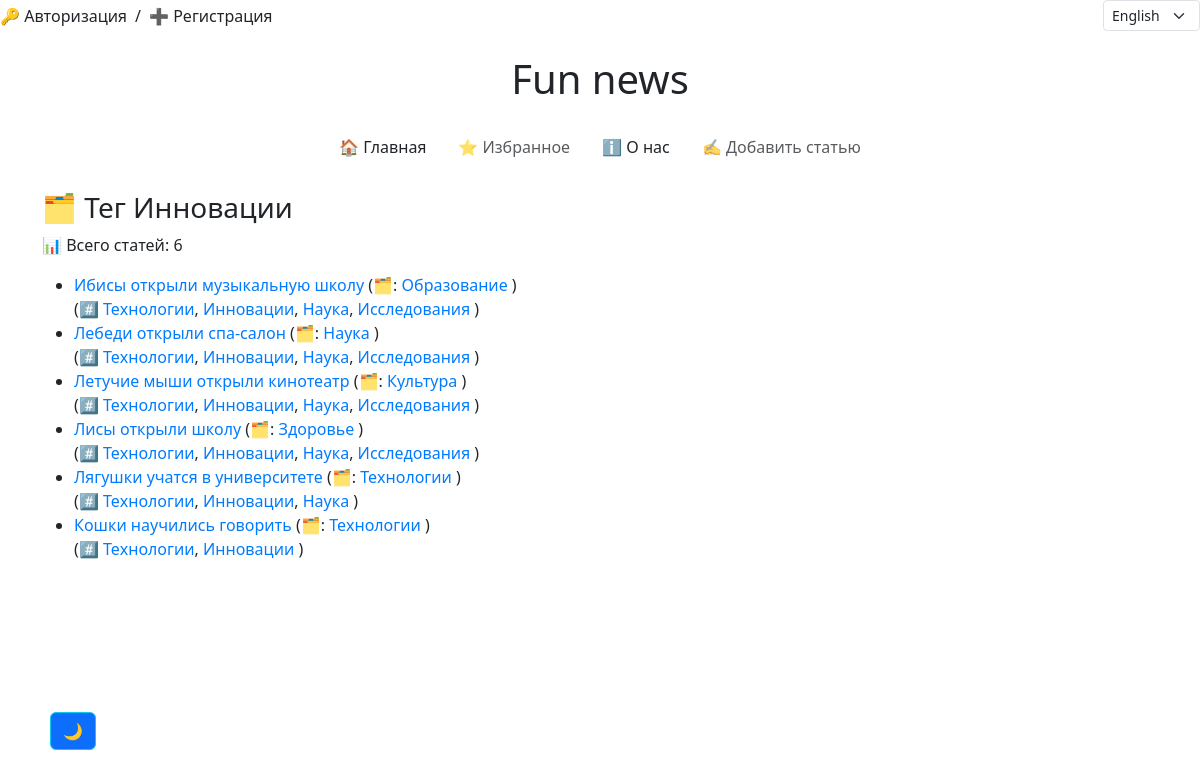
The page /en/news/news/tag/Инновации/ on the database its author committed.
### news/models.py (models this page shows, shortened)
class Article(models.Model):
    title = models.CharField(max_length=255, verbose_name='Заголовок')
    content = models.TextField(verbose_name='Содержание')
    publication_date = models.DateTimeField(default=timezone.now, verbose_name='Дата публикации')
    views = models.IntegerField(default=0, verbose_name='Просмотры')
    category = models.ForeignKey("Category", on_delete=models.CASCADE, verbose_name='Категория', blank=True,
                              null=True)
    tags = models.ManyToManyField("Tag", related_name='articles', verbose_name='Теги', blank=True)
    likes_count = models.IntegerField(default=0)
    favourites_count = models.IntegerField(default=0)
    is_active = models.BooleanField(default=True,  verbose_name='Теги')
    slug = models.SlugField(blank=True, null=True, unique=True)
    image = models.ImageField(upload_to='articles/%Y/%m/%d/',
                              validators=[FileExtensionValidator(['jpg', 'jpeg', 'png', 'jpeg'])],
                              blank=True,
                              null=True)
    author = models.ForeignKey(get_user_model(), on_delete=models.SET_NULL, null=True,
                               default=None, verbose_name='Author')
    class Meta:
        verbose_name = 'Статья'
        verbose_name_plural = 'Статьи'
        ordering = ['-publication_date']
        permissions = [
        ('publish_article', 'Publish Article'),
            ('make_active', 'Make Active'),
        ]

class Category(models.Model):
    name = models.CharField(max_length=255, unique=True)
    class Meta:
        verbose_name = 'Категория'  # единственное число для отображения в админке
        verbose_name_plural = 'Категории'  # мн. число для отображения в админке

class Tag(models.Model):
    name = models.CharField(max_length=255, unique=True)
    class Meta:
        verbose_name = 'Тег'  # единственное число для отображения в админке
        verbose_name_plural = 'Теги'  # мн. число для отображения в админке

### news/views.py (the view)
# urls.py: path('news/tag/<str:tag_name>/', news_by_tag, name='news_by_tag'),                                # Новости по тегу
def news_by_tag(request, tag_name):
    tag = get_object_or_404(Tag, name=tag_name)
    news = Article.objects.filter(tags=tag)
    all_tags = Tag.objects.all()
    articles_count = news.count()
    all_categories = Category.objects.all()
    context = {
        "news": news,
        "articles_count": articles_count,
        'filter': f"Тег {tag.name}",
        "all_tags": all_tags,
        "selected_tag": tag_name,
        "all_categories": all_categories,
    }
    return render(request, 'news/category_and_tag.html', context)

### news/context_processors.py (called while the page is built)
def global_settings(request):
    if cache.get('favourite_count') is None:
        cache.set('favourite_count', Favourite.objects.count(), 60 * 15)
    if cache.get('like_count') is None:
        cache.set('like_count', Like.objects.count(), 60 * 15)
    if cache.get('articles_count') is None:
        cache.set('articles_count', Article.objects.count(), 60 * 15)
    if cache.get('all_tags_count') is None:
        cache.set('all_tags_count', Tag.objects.count(), 60 * 15)
    if cache.get('all_categories_count') is None:
        cache.set('all_categories_count', Category.objects.count(), 60 * 15)
    return {
        'favourites_count': cache.get('favourite_count'),
        'likes_count': cache.get('like_count'),
        'articles_count': cache.get('articles_count'),
    }

### news/templates/news/category_and_tag.html (shortened to what this page needs)
{% extends 'news/base.html' %}
{% load i18n %}
{% block content %}
<section class="news">
    <h3> 🗂️ {{ filter }}</h3>
    <p>{% trans '📊 Всего статей:' %} {{ articles_count }}</p>
    {% if news %}
        <ul>
            {% for item in news %}
                <li>
                    <a href="{% url 'news:article_detail' slug=item.slug %}">{{ item.title }}</a>
                    {% if item.category %}
                        <span class="category">
                            ({% trans '🗂️:'  %}
                            <a href="{% url 'news:news_by_category' item.category.name %}">
                                {{ item.category.name }}
                            </a>)
                        </span>
                    {% endif %}
                    <br>
                    {% if item.tags.all %}
                        <span class="tags">
                            ({% trans '#️⃣ '  %}
                            {% for tag in item.tags.all %}
                                <a href="{% url 'news:news_by_tag' tag.name %}"> {{ tag.name }}</a>{% if not forloop.last %}, {% endif %}
                            {% endfor %}
                            )
                        </span>
                    {% endif %}
                </li>
            {% endfor %}
        </ul>
    {% else %}
        <p>{% trans '😕 Нет новостей для отображения.'  %} </p>
    {% endif %}
</section>
{% endblock %}

### static/css/style.css (style rules this page uses)
a { color: #007bff; text-decoration: none; }

### rows shown on the page
Article: title "Ибисы открыли музыкальную школу", category.name "Образование"
Tag: name "Технологии"
Tag: name "Инновации"
Tag: name "Наука"
Tag: name "Исследования"
Article: title "Лебеди открыли спа-салон", category.name "Наука"
Article: title "Летучие мыши открыли кинотеатр", category.name "Культура"
Article: title "Лисы открыли школу", category.name "Здоровье"
Article: title "Лягушки учатся в университете", category.name "Технологии"
Article: title "Кошки научились говорить", category.name "Технологии"

### other values the page prints
{{ filter }} "Тег Инновации"
{{ articles_count }} "6"
form field language "English"
